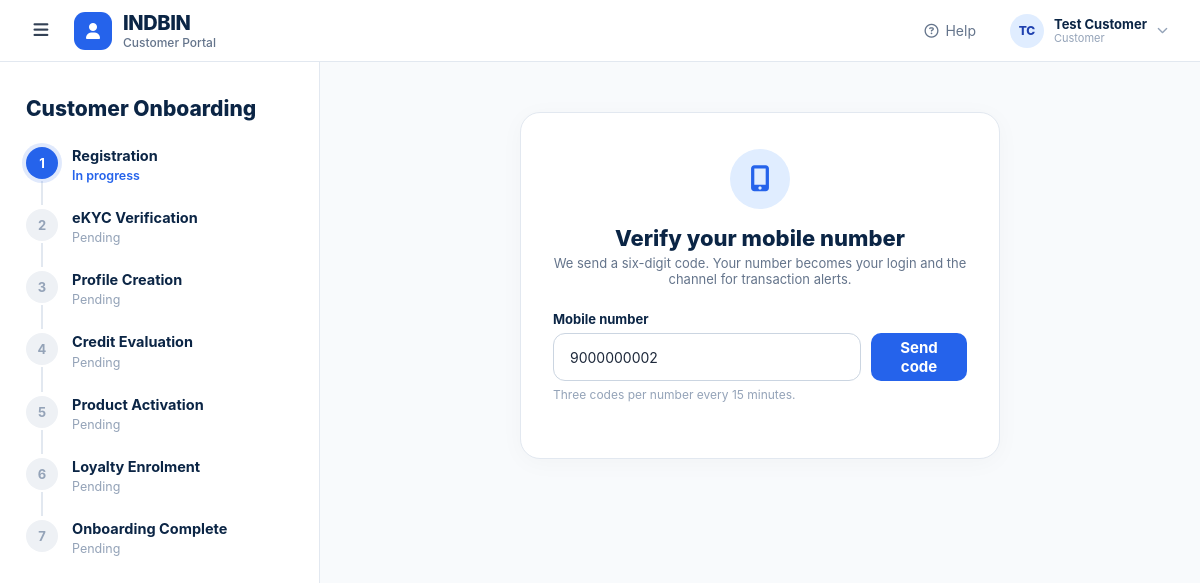
The page /customer/registration/index.php (signed in) on the database its author committed.
### tables this page shows
CREATE TABLE users (
    id                INT UNSIGNED AUTO_INCREMENT PRIMARY KEY,
    role              ENUM('customer','agent','merchant','admin') NOT NULL DEFAULT 'customer',
    full_name         VARCHAR(150)  NOT NULL,
    email             VARCHAR(190)  NOT NULL,
    mobile            VARCHAR(15)   NULL,
    password_hash     VARCHAR(255)  NOT NULL,

     
    party_code        VARCHAR(32)   NULL,
    customer_code     VARCHAR(32)   NULL,    

     
    business_name     VARCHAR(180)  NULL,
    business_type     VARCHAR(100)  NULL,
    merchant_id       INT UNSIGNED  NULL,    

     
    referral_code     VARCHAR(24)   NULL,
    upline_id         INT UNSIGNED  NULL,

     
    mobile_verified   TINYINT(1)    NOT NULL DEFAULT 0,
    email_verified    TINYINT(1)    NOT NULL DEFAULT 0,
    kyc_status        ENUM('not_started','pending','approved','rejected','resubmit')
                      NOT NULL DEFAULT 'not_started',
    business_verification_status ENUM('not_started','pending','approved','rejected')
                      NOT NULL DEFAULT 'not_started',
    background_status ENUM('not_started','pending','approved','rejected')
                      NOT NULL DEFAULT 'not_started',
    onboarding_step   TINYINT UNSIGNED NOT NULL DEFAULT 1,
    account_status    ENUM('registered','onboarding','active','suspended','closed')
                      NOT NULL DEFAULT 'registered',

    risk_score        SMALLINT UNSIGNED NULL,
    risk_category     VARCHAR(30)   NULL,
    credit_limit      DECIMAL(12,2) NOT NULL DEFAULT 0.00,

    preferred_support_channel VARCHAR(30) NULL,
    onboarding_completed_at   DATETIME NULL,
    agreement_signed_at       DATETIME NULL,
    product_enablement_completed_at DATETIME NULL,
    account_setup_completed_at DATETIME NULL,
    training_completed_at     DATETIME NULL,
    app_walkthrough_completed_at DATETIME NULL,

    last_login_at     DATETIME      NULL,
    created_at        TIMESTAMP     NOT NULL DEFAULT CURRENT_TIMESTAMP,
    updated_at        TIMESTAMP     NOT NULL DEFAULT CURRENT_TIMESTAMP ON UPDATE CURRENT_TIMESTAMP,

    UNIQUE KEY uq_users_email    (email),
    UNIQUE KEY uq_users_mobile   (mobile),
    UNIQUE KEY uq_users_party    (party_code),
    UNIQUE KEY uq_users_code     (customer_code),
    UNIQUE KEY uq_users_referral (referral_code),
    KEY idx_users_role_status    (role, account_status),
    KEY idx_users_upline         (upline_id)
);

### core/guard.php (called while the page is built, shortened)
<?php
 function require_login(PDO $pdo): array
{
    $stmt = $pdo->prepare("SELECT * FROM users WHERE id = ? LIMIT 1");
    $stmt->execute([(int)$_SESSION['user_id']]);
    $user = $stmt->fetch();
    return $user;
}
function require_role(PDO $pdo, string $role): array
{
    $user = require_login($pdo);
    return $user;
}
function require_customer(PDO $pdo): array { return require_role($pdo, 'customer'); }

### core/helpers.php (called while the page is built, shortened)
<?php
 function e(?string $v): string
{
    return htmlspecialchars($v ?? '', ENT_QUOTES | ENT_SUBSTITUTE, 'UTF-8');
}

### customer/config/steps.php (called while the page is built, shortened)
<?php
function step_url(int $step): string
{
    $cfg = CUSTOMER_STEPS[$step] ?? CUSTOMER_STEPS[1];
    return CUST_BASE . '/' . $cfg['dir'] . '/index.php';
}
function current_evaluation(PDO $pdo, int $userId): ?array
{
    $stmt = $pdo->prepare(
        "SELECT * FROM credit_evaluations
          WHERE user_id = ? AND is_current = 1
            AND (valid_until IS NULL OR valid_until >= CURDATE())"
    );
    $stmt->execute([$userId]);
    return $stmt->fetch() ?: null;
}

### customer/includes/guard.php (called while the page is built, shortened)
<?php
function step_statuses(PDO $pdo, array $user): array
{
    $saved      = (int)$user['onboarding_step'];
    $kyc        = $user['kyc_status'];
    $eval       = current_evaluation($pdo, (int)$user['id']);
    $out = [];
    foreach (CUSTOMER_STEPS as $n => $cfg) {
        if ($n === 4) {
            $out[$n] = match (true) {
                $eval !== null      => 'Completed',
                $saved > 4          => 'Not required',
                $saved === 4        => 'In progress',
                default             => 'Pending',
            };
            continue;
        }
        if ($n === 2) {
            $out[$n] = match ($kyc) {
                'approved' => 'Completed',
                'pending'  => 'In review',
                'rejected' => 'Rejected',
                'resubmit' => 'Resubmit',
                default    => $saved >= 2 ? 'In progress' : 'Pending',
            };
            continue;
        }
        if ($n === CUSTOMER_FINAL_STEP) {
            $out[$n] = match (true) {
                $saved >= CUSTOMER_FINAL_STEP && $kyc === 'approved' => 'Completed',
                $saved >= CUSTOMER_FINAL_STEP                        => 'In review',
                default                                              => 'Pending',
            };
            continue;
        }
        $out[$n] = $saved > $n ? 'Completed' : ($saved === $n ? 'In progress' : 'Pending');
    }
    return $out;
}

### customer/portal/shell.php (the view, shortened to what this page needs)
<?php
require_once __DIR__ . '/topbar.php';
function onboarding_shell_open(PDO $pdo, array $user, int $current, string $pageTitle): void
{
    $statuses = step_statuses($pdo, $user);
    $saved    = (int)$user['onboarding_step'];
    ?><!DOCTYPE html>
<html lang="en">
<head>
<link rel="stylesheet" href="https://cdnjs.cloudflare.com/ajax/libs/font-awesome/6.5.2/css/all.min.css">
<link rel="stylesheet" href="<?= BASE_URL ?>/assets/indbin.css">
</head>
<body data-portal="customer">
<?php render_topbar($pdo, $user, 'onboarding'); ?>
<div class="layout">
<aside class="sidebar">
    <h1 class="sidebar-title">Customer Onboarding</h1>
    <nav class="step-list" aria-label="Onboarding progress">
    <?php foreach (CUSTOMER_STEPS as $n => $cfg):
        $status = $statuses[$n];
        $state  = match (true) {
            $status === 'Rejected' || $status === 'Resubmit' => 'is-bad',
            $status === 'In review'                          => 'is-review',
            $status === 'Completed'                          => 'is-done',
            $n === $current                                  => 'is-active',
            default                                          => '',
        };
        $reachable = $n <= $saved && $status !== 'Not required';
        $glyph = match (true) {
            $status === 'Completed'    => '<i class="fa-solid fa-check"></i>',
            $status === 'In review'    => '<i class="fa-solid fa-clock"></i>',
            $status === 'Not required' => '<i class="fa-solid fa-minus"></i>',
            default                    => (string)$n,
        };
        $tag  = $reachable ? 'a' : 'div';
        $href = $reachable ? ' href="' . e(step_url($n)) . '"' : '';
        $lock = $reachable ? '' : ' is-locked';
    ?>
        <<?= $tag . $href ?> class="step-item <?= $state . $lock ?><?= $n === $current ? ' is-current' : '' ?>"<?= $n === $current ? ' aria-current="step"' : '' ?>>
            <div class="step-number"><?= $glyph ?></div>
            <div class="step-info">
                <h4><?= e($cfg['title']) ?></h4>
                <p><?= e($status) ?></p>
            </div>
        </<?= $tag ?>>
    <?php endforeach; ?>
    </nav>
</aside>
<main class="main">
<?php endforeach;
}
function onboarding_shell_close(): void
{
    ?>
</main>
</div>
</body>
</html>
<?php
}

### customer/portal/topbar.php (shortened to what this page needs)
<?php
function render_topbar(PDO $pdo, array $user, string $context = 'portal'): void
{
    $role = (string)($user['role'] ?? 'customer');
    $roleLabel = match ($role) {
        'admin'    => 'Back office',
        'agent'    => 'Agent',
        'merchant' => 'Merchant',
        default    => 'Customer',
    };
    $portalLabel = match ($role) {
        'admin'    => 'Back office',
        'agent'    => 'Agent Portal',
        'merchant' => 'Merchant Portal',
        default    => 'Customer Portal',
    };
    $portalIcon = match ($role) {
        'admin'    => 'fa-shield-halved',
        'agent'    => 'fa-user-tie',
        'merchant' => 'fa-store',
        default    => 'fa-user',
    };
    $parts    = preg_split('/\s+/', trim((string)$user['full_name'])) ?: [];
    $initials = strtoupper(
        mb_substr($parts[0] ?? '?', 0, 1) . (count($parts) > 1 ? mb_substr(end($parts), 0, 1) : '')
    );
    ?>
<header class="topbar">
    <div class="topbar-left">
        <button type="button" class="nav-toggle" aria-label="Toggle navigation"
                aria-expanded="true" onclick="toggleNav(this)">
            <i class="fa-solid fa-bars"></i>
        </button>
        <a class="brand" href="<?= BASE_URL ?>/index.php">
            <span class="brand-mark" aria-hidden="true">
                <i class="fa-solid <?= e($portalIcon) ?>"></i>
            </span>
            <span class="brand-text">
                <span class="brand-name">IND<span>BIN</span></span>
                <span class="brand-sub"><?= e($portalLabel) ?></span>
            </span>
        </a>
    </div>
    <div class="topbar-right">
        <a class="help-link" href="<?= BASE_URL ?>/help.php">
            <i class="fa-regular fa-circle-question" aria-hidden="true"></i>
            <span>Help</span>
        </a>
        <details class="user-menu">
            <summary>
                <span class="avatar"><?= e($initials) ?></span>
                <span class="who">
                    <strong><?= e($user['full_name']) ?></strong>
                    <small><?= e($roleLabel) ?></small>
                </span>
                <i class="fa-solid fa-chevron-down" style="font-size:11px;color:var(--faint);"></i>
            </summary>
        </details>
    </div>
</header>
<?php
}

### customer/registration/index.php (shortened to what this page needs)
<?php
require_once __DIR__ . '/../config/bootstrap.php';
require_once CUST_ROOT . '/portal/shell.php';
$user = require_customer($pdo);
$mobile    = (string)($user['mobile'] ?? '');
$otpSent   = !empty($_SESSION['otp_sent_to']);
onboarding_shell_open($pdo, $user, 1, 'Verify your mobile number');
?>
<div class="card">
    <div class="card-icon"><i class="fa-solid fa-mobile-screen-button"></i></div>
    <div class="card-head">
        <h2>Verify your mobile number</h2>
        <p>We send a six-digit code. Your number becomes your login and the channel for transaction alerts.</p>
    </div>
    <form method="post" action="<?= CUST_BASE ?>/registration/index.php">
        <div class="field">
            <label for="mobile">Mobile number</label>
            <div class="inline-field">
                <input id="mobile" type="tel" name="mobile" inputmode="numeric" maxlength="10"
                       pattern="[6-9][0-9]{9}" required
                       value="<?= e($_SESSION['otp_sent_to'] ?? $mobile) ?>"
                       placeholder="9876543210">
                <button type="submit" class="btn"><?= $otpSent ? 'Resend' : 'Send code' ?></button>
            </div>
            <p class="hint">Three codes per number every 15 minutes.</p>
        </div>
    </form>
</div>
<?php onboarding_shell_close(); ?>

### rows shown on the page
users: role "Customer Portal", full_name "TC", full_name "Test Customer", role "Customer", mobile "9000000002"

### other values the page prints
$cfg['title'] "Registration"
$status "In progress"
$cfg['title'] "eKYC Verification"
$status "Pending"
$cfg['title'] "Profile Creation"
$cfg['title'] "Credit Evaluation"
$cfg['title'] "Product Activation"
$cfg['title'] "Loyalty Enrolment"
$cfg['title'] "Onboarding Complete"
